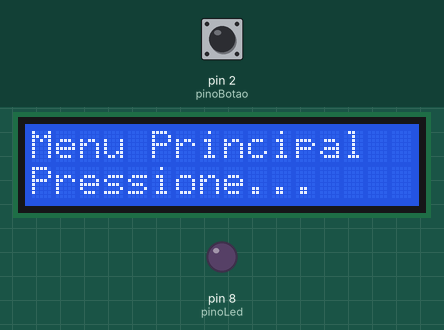
Bench run of a sketch on a simulated Arduino Uno, built with avr-gcc and run on an emulated ATmega328P. Shown: 16×2 character LCD, output pins drawn as LEDs (lit = HIGH). The test bench sets the inputs (shaded band); at power-on: pin 2 (pinoBotao) HIGH.

Above: at 1.2 s.
1.3 s: pin 2 (pinoBotao) pulled LOW for 0.15 s
At 2.4 s:
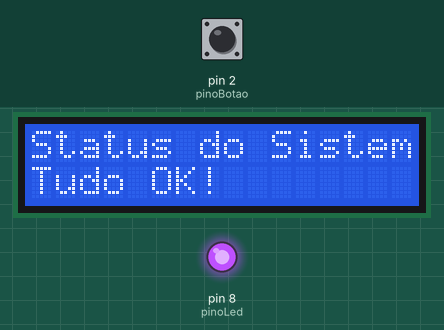
4.4 s: pin 2 (pinoBotao) pulled LOW for 1 s
At 5.8 s:
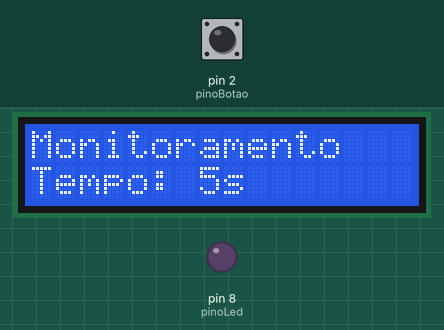
8.4 s: pin 2 (pinoBotao) pulled LOW for 0.15 s
At 10.9 s:
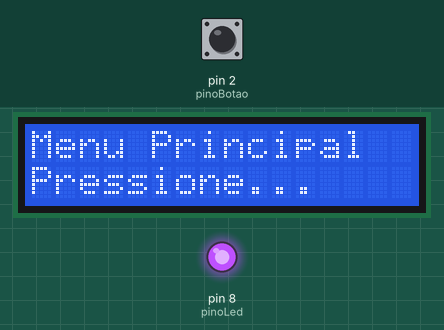
11.5 s: pin 2 (pinoBotao) pulled LOW for 3.2 s
At 12.5 s:
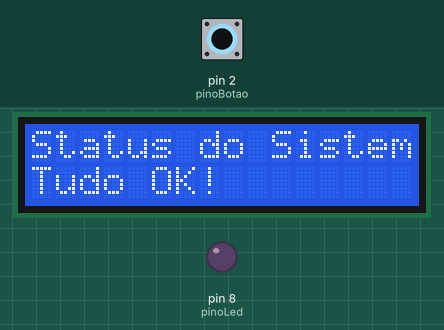
Timing chart, 0 to 18.5 s (numbered marks = the images above; inputs shaded):
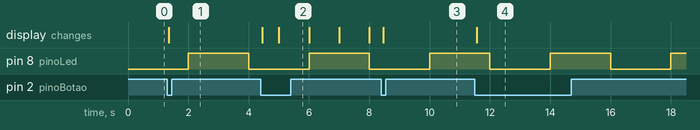

The sketch:

millis.ino
```cpp
#include <LiquidCrystal.h>

LiquidCrystal lcd(12, 11, 6, 5, 4, 3);
const int pinoBotao = 2;
const int pinoLed = 8;

int telaAtual = 0;
const int numeroDeTelas = 3;

int estadoBotao = HIGH;          // estado estável atual
int leituraAnterior = HIGH;      // última leitura crua do pino
unsigned long ultimoDebounce = 0;
const unsigned long tempoDebounce = 50;

unsigned long tempoAnteriorLed = 0;
const long intervaloLed = 2000;
int estadoLed = LOW;

void setup() {
  lcd.begin(16, 2);
  pinMode(pinoBotao, INPUT_PULLUP);
  pinMode(pinoLed, OUTPUT);
  exibirMenu();
}

void loop() {
  unsigned long tempoAtual = millis();

  // --- LED ---
  if (tempoAtual - tempoAnteriorLed >= intervaloLed) {
    tempoAnteriorLed = tempoAtual;
    estadoLed = !estadoLed;
    digitalWrite(pinoLed, estadoLed);
  }

  // --- Leitura com debounce ---
  int leitura = digitalRead(pinoBotao);

  // se mudou, reinicia o temporizador
  if (leitura != leituraAnterior) {
    ultimoDebounce = tempoAtual;
  }

  // se ficou estável por tempoDebounce
  if ((tempoAtual - ultimoDebounce) > tempoDebounce) {
    // se o estado estável mudou
    if (leitura != estadoBotao) {
      estadoBotao = leitura;

      // se o botão foi realmente pressionado (LOW, pois há pull-up)
      if (estadoBotao == LOW) {
        telaAtual++;
        if (telaAtual >= numeroDeTelas) telaAtual = 0;
        exibirMenu();
      }
    }
  }

  leituraAnterior = leitura;

  // --- Atualização do display ---
  if (telaAtual == 2) {
    lcd.setCursor(0, 1);
    lcd.print("Tempo: ");
    lcd.print(tempoAtual / 1000);
    lcd.print("s ");
  }
}

void exibirMenu() {
  lcd.clear();
  lcd.setCursor(0, 0);

  switch (telaAtual) {
    case 0:
      lcd.print("Menu Principal");
      lcd.setCursor(0, 1);
      lcd.print("Pressione...");
      break;
    case 1:
      lcd.print("Status do Sistema");
      lcd.setCursor(0, 1);
      lcd.print("Tudo OK!");
      break;
    case 2:
      lcd.print("Monitoramento");
      break;
  }
}
```

Measured:
- after the input at 1.3 s, the display: changes after 0.06 s (image 1)
- after the input at 4.4 s, the display: first changes after 0.06 s (image 2 shows a later state)
- after the input at 8.4 s, the display: changes after 0.06 s (image 3)
- after the input at 11.5 s, the display: changes after 0.06 s (image 4)
- by itself, pin 8 (pinoLed): alternates HIGH for 2.0 s and LOW for 2.0 s
